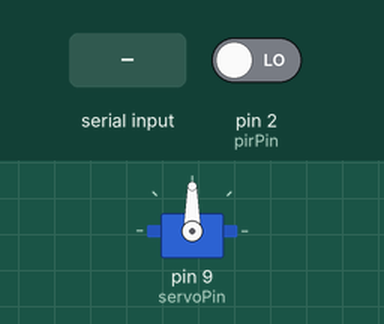
The sketch below on a simulated Arduino Uno, built for the host (arithmetic inside an expression is 32-bit, double 64-bit). Shown: servo. The inputs (shaded band) are chosen by the test bench; at power-on: pin 2 (pirPin) LOW. What the sketch prints to the serial monitor is not drawn.

Above: at 1.2 s.
1.3 s: "Lock\n" received over Serial
At 1.7 s:
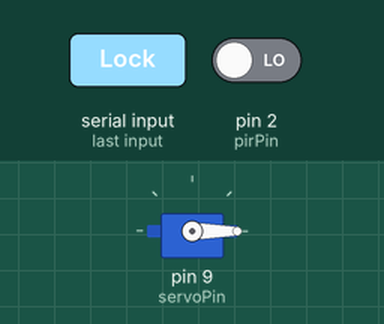
5.3 s: "Unlock\n" received over Serial
At 5.9 s:
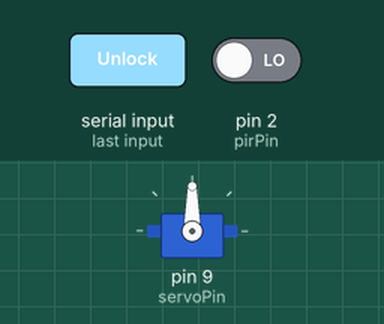
Timing chart, 0 to 8.3 s (numbered marks = the images above; inputs shaded):
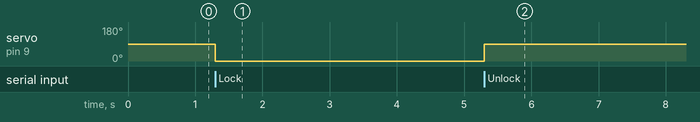

Measured:
- after the input at 1.3 s, servo on pin 9 (servoPin): 90° → 0° at once
- after the input at 5.3 s, servo on pin 9 (servoPin): 0° → 90° after 0.00 s instead of 4.7 s

The sketch:

Control_part_Arduino.ino
```cpp
#include <Servo.h>

Servo myservo;
int pirPin = 2;
int servoPin = 9;
unsigned long lastMotionDetectedTime = 0;
const unsigned long motionTimeout = 10000; // 10 seconds

void setup() {
  pinMode(pirPin, INPUT);
  myservo.attach(servoPin);
  Serial.begin(9600);
  myservo.write(90); // 기본 상태를 "열림"으로 설정
}

void loop() {
  if (digitalRead(pirPin) == HIGH) {
    Serial.println("Motion detected");
    lastMotionDetectedTime = millis();
    delay(1000);  // Debounce delay
  }

  if (Serial.available() > 0) {
    String command = Serial.readStringUntil('\n'); // 시리얼에서 데이터를 읽어 command에 저장
    if (command == "Unlock") {
      myservo.write(90); // 잠금 해제
    } else if (command == "Lock") {
      myservo.write(0);  // 잠금
    }
  }

  // 사람이 감지되지 않은 시간이 설정된 타임아웃을 초과하면 "열림" 상태로 전환하고 저전력 모드로 전환
  if (millis() - lastMotionDetectedTime > motionTimeout) {
    myservo.write(90);  // 기본 "열림" 상태로 전환
    Serial.println("No motion detected");
    delay(1000);  // Debounce delay

    // 저전력 모드로 전환
    set_sleep_mode(SLEEP_MODE_PWR_DOWN);
    sleep_enable();
    // 외부 인터럽트를 허용하여 슬립 모드에서 깨어날 수 있도록 설정
    attachInterrupt(digitalPinToInterrupt(pirPin), wakeUp, RISING);
    sleep_mode();

    // 슬립 모드에서 깨어난 후
    sleep_disable();
    detachInterrupt(digitalPinToInterrupt(pirPin));
  }
}

// 인터럽트 핸들러 (슬립 모드에서 깨어나기 위한 함수)
void wakeUp() {
  // 인터럽트가 발생하면 이 함수가 호출됩니다. 아무 작업도 필요하지 않습니다.
}
```
